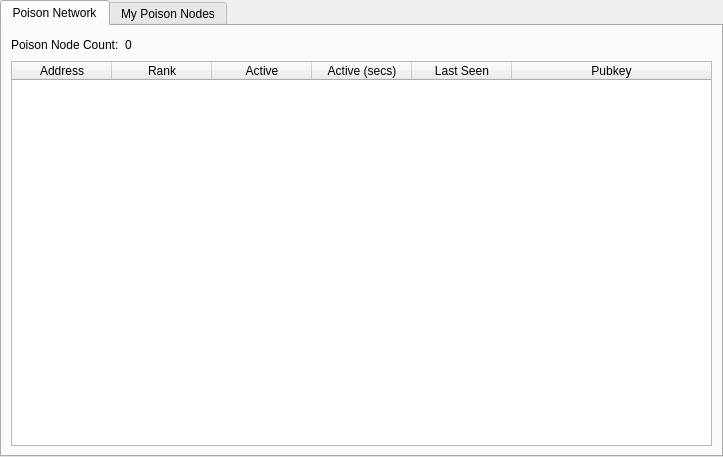
<?xml version="1.0" encoding="UTF-8"?>
<ui version="4.0">
 <class>MasternodeManager</class>
 <widget class="QWidget" name="MasternodeManager">
  <property name="geometry">
   <rect>
    <x>0</x>
    <y>0</y>
    <width>723</width>
    <height>457</height>
   </rect>
  </property>
  <property name="windowTitle">
   <string>Form</string>
  </property>
  <layout class="QVBoxLayout" name="topLayout">
   <property name="leftMargin">
    <number>0</number>
   </property>
   <property name="topMargin">
    <number>0</number>
   </property>
   <property name="rightMargin">
    <number>0</number>
   </property>
   <property name="bottomMargin">
    <number>0</number>
   </property>
   <item>
    <layout class="QVBoxLayout" name="verticalLayout">
     <property name="bottomMargin">
      <number>0</number>
     </property>
     <item>
      <widget class="QTabWidget" name="tabWidget">
       <property name="currentIndex">
        <number>0</number>
       </property>
       <widget class="QWidget" name="tab">
        <attribute name="title">
         <string>Poison Network</string>
        </attribute>
        <layout class="QGridLayout" name="gridLayout">
         <item row="1" column="0">
          <widget class="QTableWidget" name="tableWidget">
           <property name="editTriggers">
            <set>QAbstractItemView::NoEditTriggers</set>
           </property>
           <property name="alternatingRowColors">
            <bool>true</bool>
           </property>
           <property name="selectionBehavior">
            <enum>QAbstractItemView::SelectRows</enum>
           </property>
           <attribute name="horizontalHeaderStretchLastSection">
            <bool>true</bool>
           </attribute>
           <column>
            <property name="text">
             <string>Address</string>
            </property>
           </column>
           <column>
            <property name="text">
             <string>Rank</string>
            </property>
           </column>
           <column>
            <property name="text">
             <string>Active</string>
            </property>
           </column>
           <column>
            <property name="text">
             <string>Active (secs)</string>
            </property>
           </column>
           <column>
            <property name="text">
             <string>Last Seen</string>
            </property>
           </column>
           <column>
            <property name="text">
             <string>Pubkey</string>
            </property>
           </column>
          </widget>
         </item>
         <item row="0" column="0">
          <layout class="QHBoxLayout" name="horizontalLayout_3">
           <property name="bottomMargin">
            <number>0</number>
           </property>
           <item>
            <widget class="QLabel" name="label_2">
             <property name="text">
              <string>Poison Node Count:</string>
             </property>
            </widget>
           </item>
           <item>
            <widget class="QLabel" name="countLabel">
             <property name="text">
              <string>0</string>
             </property>
            </widget>
           </item>
           <item>
            <spacer name="horizontalSpacer_3">
             <property name="orientation">
              <enum>Qt::Horizontal</enum>
             </property>
             <property name="sizeHint" stdset="0">
              <size>
               <width>40</width>
               <height>20</height>
              </size>
             </property>
            </spacer>
           </item>
          </layout>
         </item>
        </layout>
       </widget>
       <widget class="QWidget" name="tab_2">
        <attribute name="title">
         <string>My Poison Nodes</string>
        </attribute>
        <layout class="QGridLayout" name="gridLayout_2">
         <item row="0" column="0">
          <layout class="QVBoxLayout" name="verticalLayout_2">
           <property name="bottomMargin">
            <number>0</number>
           </property>
           <item>
            <layout class="QHBoxLayout" name="horizontalLayout">
             <item>
              <widget class="QPushButton" name="createButton">
               <property name="text">
                <string>&amp;Create...</string>
               </property>
              </widget>
             </item>
             <item>
              <widget class="QPushButton" name="copyAddressButton">
               <property name="text">
                <string>Copy &amp;Address</string>
               </property>
              </widget>
             </item>
             <item>
              <spacer name="horizontalSpacer">
               <property name="orientation">
                <enum>Qt::Horizontal</enum>
               </property>
               <property name="sizeHint" stdset="0">
                <size>
                 <width>40</width>
                 <height>20</height>
                </size>
               </property>
              </spacer>
             </item>
            </layout>
           </item>
           <item>
            <widget class="QTableWidget" name="tableWidget_2">
             <property name="editTriggers">
              <set>QAbstractItemView::NoEditTriggers</set>
             </property>
             <property name="alternatingRowColors">
              <bool>true</bool>
             </property>
             <property name="selectionMode">
              <enum>QAbstractItemView::SingleSelection</enum>
             </property>
             <property name="selectionBehavior">
              <enum>QAbstractItemView::SelectRows</enum>
             </property>
             <attribute name="horizontalHeaderStretchLastSection">
              <bool>true</bool>
             </attribute>
             <column>
              <property name="text">
               <string>Alias</string>
              </property>
             </column>
             <column>
              <property name="text">
               <string>IP/Onion</string>
              </property>
             </column>
             <column>
              <property name="text">
               <string>Status</string>
              </property>
             </column>
             <column>
              <property name="text">
               <string>Collateral Address</string>
              </property>
             </column>
            </widget>
           </item>
           <item>
            <layout class="QHBoxLayout" name="horizontalLayout_2">
             <property name="bottomMargin">
              <number>0</number>
             </property>
             <item>
              <widget class="QPushButton" name="editButton">
               <property name="text">
                <string>&amp;Edit</string>
               </property>
              </widget>
             </item>
             <item>
              <widget class="QPushButton" name="getConfigButton">
               <property name="text">
                <string>&amp;Get Config</string>
               </property>
              </widget>
             </item>
             <item>
              <widget class="QPushButton" name="removeButton">
               <property name="text">
                <string>&amp;Remove</string>
               </property>
              </widget>
             </item>
             <item>
              <spacer name="horizontalSpacer_2">
               <property name="orientation">
                <enum>Qt::Horizontal</enum>
               </property>
               <property name="sizeHint" stdset="0">
                <size>
                 <width>40</width>
                 <height>20</height>
                </size>
               </property>
              </spacer>
             </item>
            </layout>
           </item>
           <item>
            <layout class="QHBoxLayout" name="horizontalLayout_4">
             <property name="bottomMargin">
              <number>0</number>
             </property>
             <item>
              <widget class="QPushButton" name="startButton">
               <property name="text">
                <string>&amp;Start</string>
               </property>
              </widget>
             </item>
             <item>
              <widget class="QPushButton" name="stopButton">
               <property name="text">
                <string>Sto&amp;p</string>
               </property>
              </widget>
             </item>
             <item>
              <spacer name="horizontalSpacer_4">
               <property name="orientation">
                <enum>Qt::Horizontal</enum>
               </property>
               <property name="sizeHint" stdset="0">
                <size>
                 <width>40</width>
                 <height>20</height>
                </size>
               </property>
              </spacer>
             </item>
            </layout>
           </item>
           <item>
            <layout class="QHBoxLayout" name="horizontalLayout_5">
             <property name="bottomMargin">
              <number>0</number>
             </property>
             <item>
              <widget class="QPushButton" name="startAllButton">
               <property name="text">
                <string>S&amp;tart All</string>
               </property>
              </widget>
             </item>
             <item>
              <widget class="QPushButton" name="stopAllButton">
               <property name="text">
                <string>St&amp;op All</string>
               </property>
              </widget>
             </item>
             <item>
              <spacer name="horizontalSpacer_5">
               <property name="orientation">
                <enum>Qt::Horizontal</enum>
               </property>
               <property name="sizeHint" stdset="0">
                <size>
                 <width>40</width>
                 <height>20</height>
                </size>
               </property>
              </spacer>
             </item>
            </layout>
           </item>
          </layout>
         </item>
        </layout>
       </widget>
      </widget>
     </item>
    </layout>
   </item>
  </layout>
 </widget>
 <resources/>
 <connections/>
</ui>
